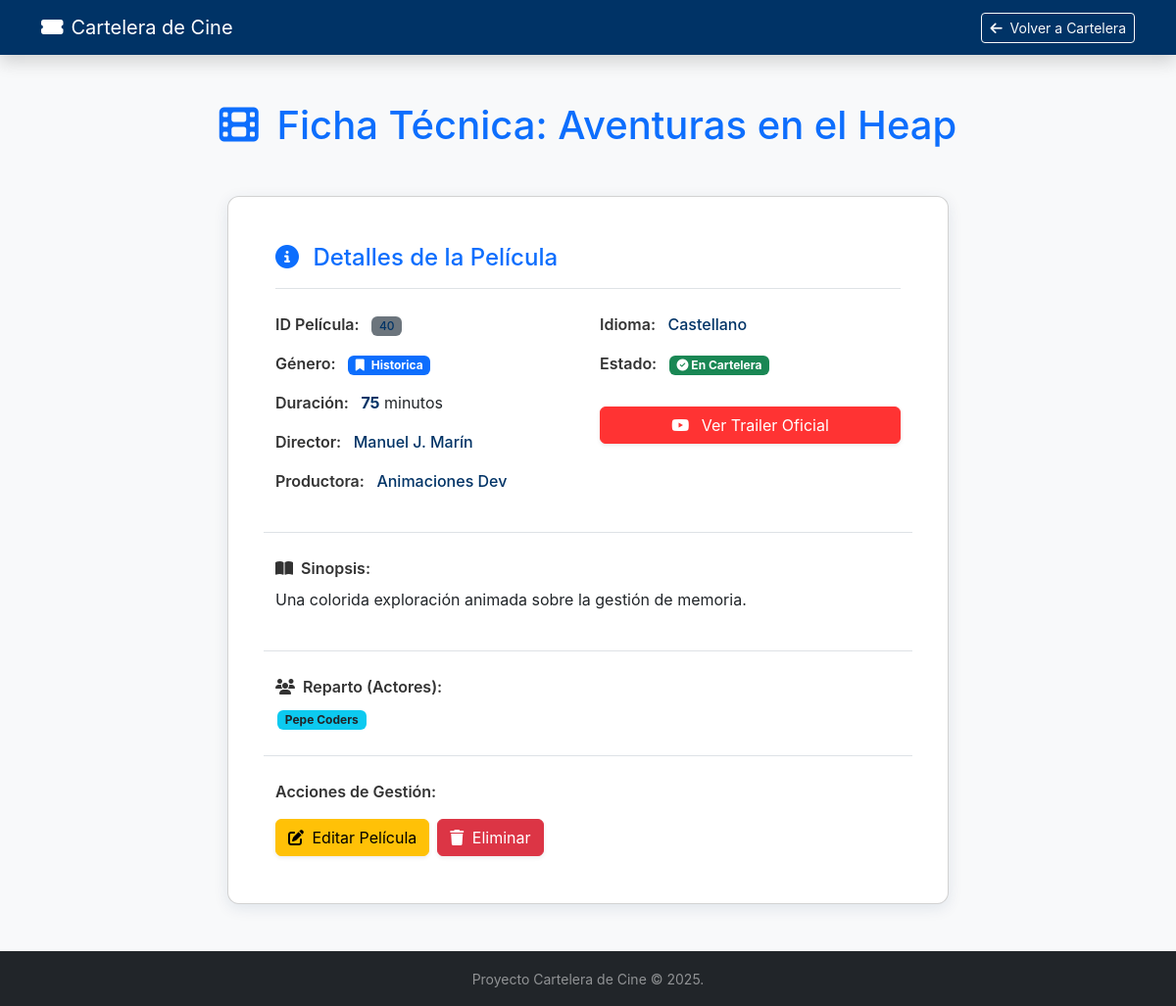
The page /peliculas/40 on the database as committed earlier.
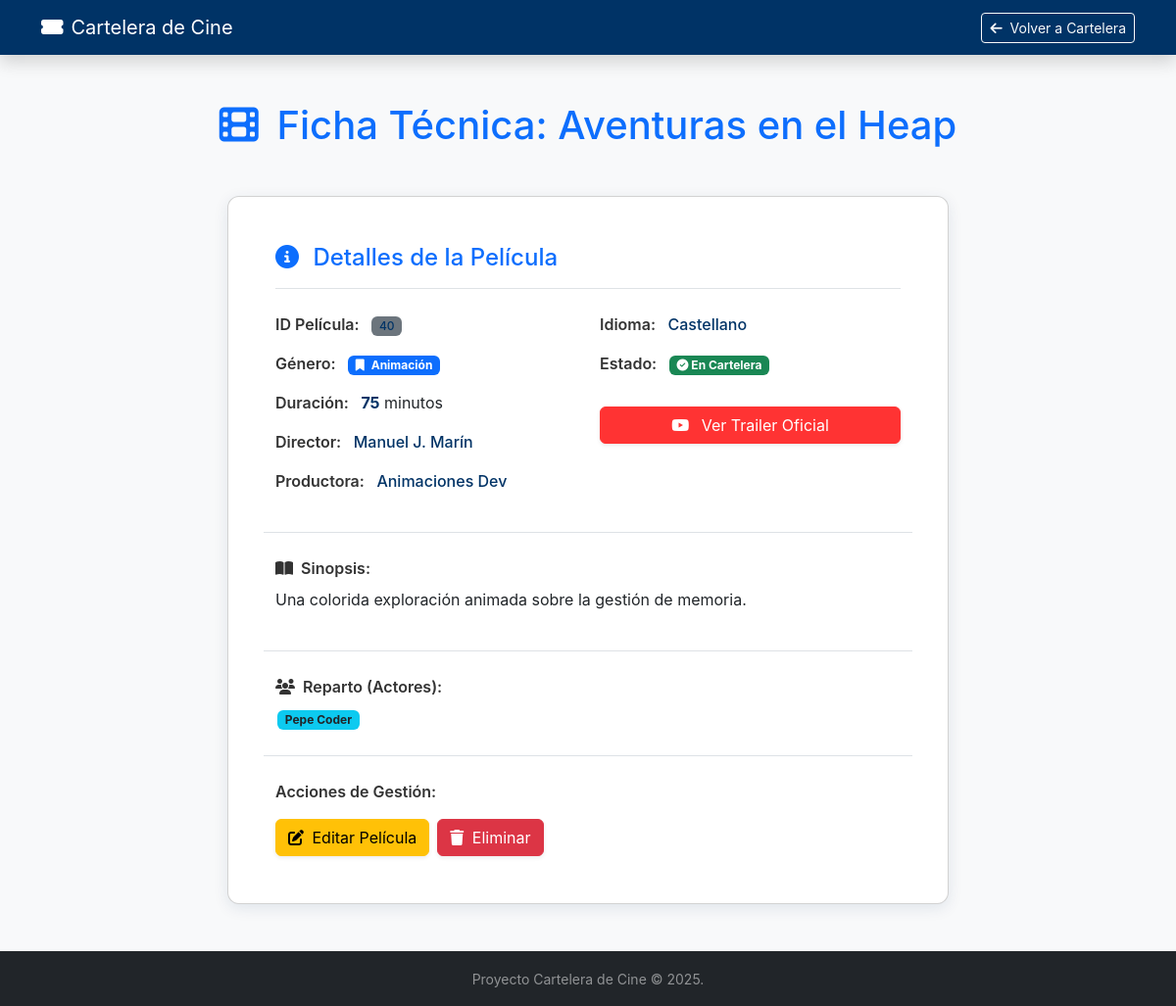
The same page on the database as committed later.
### app/models/pelicula.py (models this page shows, shortened)
class PeliculaORM(Base):
    __tablename__ = "peliculas"
    id: Mapped[int] = mapped_column(primary_key=True, autoincrement=True)
    titulo: Mapped[str] = mapped_column(String(255), nullable=False)
    genero_id: Mapped[int] = mapped_column(ForeignKey("generos.id"), nullable=False)
    duracion: Mapped[int] = mapped_column(Integer, nullable=False) # int, no float
    disponible: Mapped[bool] = mapped_column(Boolean, default=True, nullable=False)
    director: Mapped[str | None] = mapped_column(String(100), nullable=True)
    descripcion: Mapped[str | None] = mapped_column(String(1000), nullable=True)
    trailer: Mapped[str | None] = mapped_column(String(255), nullable=True)
    productora: Mapped[str | None] = mapped_column(String(100), nullable=True)
    idioma: Mapped[str | None] = mapped_column(String(50), nullable=True)
    vose: Mapped[bool | None] = mapped_column(Boolean, nullable=True)
    actores: Mapped[list[str] | None] = mapped_column(JSON, nullable=True)
    genero: Mapped["GeneroORM"] = relationship(back_populates="peliculas")

### app/models/genero.py (models this page shows, shortened)
class GeneroORM(Base):
    __tablename__ = "generos"
    id: Mapped[int] = mapped_column(primary_key=True, autoincrement=True)
    nombre: Mapped[str] = mapped_column(String(100), nullable=False, unique=True)
    descripcion: Mapped[str | None] = mapped_column(String(500), nullable=True)
    peliculas: Mapped[List["PeliculaORM"]] = relationship(
        back_populates="genero",
        cascade="all, delete-orphan" # Opcional: si borro un género, borra sus películas
    )

### app/routers/pelicula_router.py (the view)
@router.get("/{pelicula_id}", tags=["Web UI"])
def view_pelicula_detalle(pelicula_id: int, request: Request, db: Session = Depends(get_db)):
    pelicula = pelicula_service.get_pelicula_detalle(db, pelicula_id)
    if not pelicula:
        raise HTTPException(status_code=404, detail="Película no encontrada")
    return templates.TemplateResponse(
        "pelicula_detalle.html",
        {"request": request, "pelicula": pelicula}
    )

### templates/pelicula_detalle.html (shortened to what this page needs)
<!DOCTYPE html>
<html lang="es">
<head>
    <link href="https://cdn.jsdelivr.net/npm/bootstrap@5.3.3/dist/css/bootstrap.min.css" rel="stylesheet"
        xintegrity="sha384-QWTKZyjpPEjISv5WaRU9OFeRpok6YctnYmDr5pNlyT2bRjXh0JMhjY6hW+ALEwIH">
    <link rel="stylesheet" href="https://cdnjs.cloudflare.com/ajax/libs/font-awesome/6.5.2/css/all.min.css"
        xintegrity="sha512-SnH5WK+bZxgPHs44uWIX+LLMDJzL3gUq73K2qI90U8v8lC6W9lJvGvE8j+N5i3F3aH8O/2p1x9h6O2A1g==" />
</head>
<body>
    <nav class="navbar navbar-expand-lg navbar-dark shadow sticky-top">
        <div class="container">
            <a class="navbar-brand d-flex align-items-center" href="/"><i class="fas fa-ticket-alt me-2"></i> Cartelera de Cine</a>
            <div class="ms-auto"><a class="btn btn-outline-light btn-sm" href="/"><i class="fas fa-arrow-left me-1"></i> Volver a Cartelera</a></div>
        </div>
    </nav>
    <main class="container my-5">
        <h1 class="text-center mb-5 text-primary-accent">
            <i class="fas fa-film me-2"></i> Ficha Técnica: {{ pelicula.titulo }}
        </h1>
        <div class="row justify-content-center">
            <div class="col-lg-10 col-xl-8">
                <div class="card p-4 p-md-5">
                    <h4 class="border-bottom pb-3 mb-4 text-primary-accent"><i class="fas fa-info-circle me-2"></i> Detalles de la Película</h4>
                    <div class="row g-4">
                        <div class="col-md-6">
                            <p class="mb-3">
                                <span class="detail-label">ID Película:</span>
                                <span class="badge bg-secondary data-value">{{ pelicula.id }}</span>
                            </p>
                            <p class="mb-3">
                                <span class="detail-label">Género:</span>
                                <span class="badge bg-primary">
                                    <i class="fas fa-bookmark me-1"></i> {{ pelicula.genero.nombre if pelicula.genero else 'Sin Género' }}
                                </span>
                            </p>
                            <p class="mb-3">
                                <span class="detail-label">Duración:</span>
                                <span class="data-value fw-bold">{{ pelicula.duracion }}</span> minutos
                            </p>
                            <p class="mb-3">
                                <span class="detail-label">Director:</span>
                                <span class="data-value">{{ pelicula.director if pelicula.director else 'Desconocido' }}</span>
                            </p>
                            <p class="mb-3">
                                <span class="detail-label">Productora:</span>
                                <span class="data-value">{{ pelicula.productora if pelicula.productora else 'N/A' }}</span>
                            </p>
                        </div>
                        <div class="col-md-6">
                            <p class="mb-3">
                                <span class="detail-label">Idioma:</span>
                                <span class="data-value">{{ pelicula.idioma if pelicula.idioma else 'N/A' }}</span>
                            </p>
                            <p class="mb-3">
                                <span class="detail-label">Estado:</span>
                                {% if pelicula.disponible %}
                                    <span class="badge bg-success"><i class="fas fa-check-circle"></i> En Cartelera</span>
                                {% else %}
                                    <span class="badge bg-danger"><i class="fas fa-times-circle"></i> Retirada</span>
                                {% endif %}
                            </p>
                            {% if pelicula.trailer %}
                            <a href="{{ pelicula.trailer }}" target="_blank" class="btn btn-danger trailer-btn mt-3 shadow-sm w-100">
                                <i class="fab fa-youtube me-2"></i> Ver Trailer Oficial
                            </a>
                            {% endif %}
                        </div>
                        <div class="col-12 border-top pt-4">
                            <p class="detail-label mb-2"><i class="fas fa-book-open me-1"></i> Sinopsis:</p>
                            <p>{{ pelicula.descripcion if pelicula.descripcion else 'Descripción no proporcionada.' }}</p>
                        </div>
                        <div class="col-12 border-top pt-4">
                            <p class="detail-label mb-2"><i class="fas fa-users me-1"></i> Reparto (Actores):</p>
                            {% if pelicula.actores and pelicula.actores|length > 0 %}
                                {% for actor in pelicula.actores %}
                                    <span class="badge bg-info text-dark actor-badge">{{ actor }}</span>
                                {% endfor %}
                            {% else %}
                                <p class="text-muted small">No hay información de reparto disponible.</p>
                            {% endif %}
                        </div>
                        <div class="col-12 border-top pt-4 mt-4">
                            <p class="detail-label mb-3">Acciones de Gestión:</p>
                            <div class="d-flex gap-2">
                                <a href="/peliculas/editar/{{ pelicula.id }}" class="btn btn-warning shadow-sm">
                                    <i class="fas fa-edit me-1"></i> Editar Película
                                </a>
                                <button type="button" class="btn btn-danger shadow-sm" data-bs-toggle="modal" data-bs-target="#confirmDeleteModal">
                                    <i class="fas fa-trash me-1"></i> Eliminar
                                </button>
                            </div>
                        </div>
                    </div>
                </div>
            </div>
        </div>
    </main>
    <footer class="bg-dark text-white-50 py-3 mt-5">
        <div class="container text-center"><small>Proyecto Cartelera de Cine &copy; 2025.</small></div>
    </footer>
</body>
</html>

### templates/pelicula_detalle.html (style rules this page uses)
body { background-color: #f8f9fa; font-family: 'Inter', sans-serif; }
.navbar { background-color: #003366 !important; }
.card { border-radius: 12px; box-shadow: 0 4px 15px rgba(0, 51, 102, 0.1); }
.text-primary-accent { color: #0d6efd !important; }
.detail-label { font-weight: 600; color: #333; margin-right: 0.5rem; }
.data-value { color: #003366; font-weight: 500; }
.trailer-btn { background-color: #ff3333; border-color: #ff3333; }
.actor-badge { margin: 2px; }

Rows that differ between the two databases and show on the page:
changed PeliculaORM "Aventuras en el Heap": actores "[\"Pepe Coders\"]" → "[\"Pepe Coder\"]" (drawn)
changed GeneroORM: genero "Historica" → "Animación"
Other text that changed with them:
new list line: "Pepe Coder"
list line gone: "Pepe Coders"
